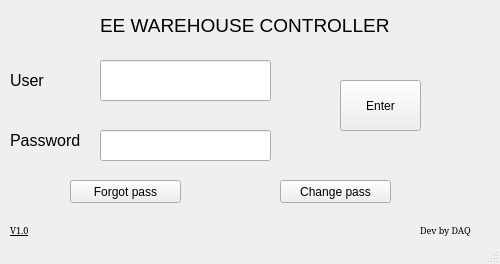
<?xml version="1.0" encoding="UTF-8"?>
<ui version="4.0">
 <class>User_input</class>
 <widget class="QMainWindow" name="User_input">
  <property name="geometry">
   <rect>
    <x>0</x>
    <y>0</y>
    <width>500</width>
    <height>264</height>
   </rect>
  </property>
  <property name="windowTitle">
   <string>UserAccess</string>
  </property>
  <property name="documentMode">
   <bool>false</bool>
  </property>
  <widget class="QWidget" name="centralwidget">
   <widget class="QLabel" name="Role_1">
    <property name="geometry">
     <rect>
      <x>10</x>
      <y>60</y>
      <width>91</width>
      <height>41</height>
     </rect>
    </property>
    <property name="font">
     <font>
      <pointsize>12</pointsize>
     </font>
    </property>
    <property name="text">
     <string>User</string>
    </property>
   </widget>
   <widget class="QLabel" name="label">
    <property name="geometry">
     <rect>
      <x>100</x>
      <y>10</y>
      <width>311</width>
      <height>31</height>
     </rect>
    </property>
    <property name="font">
     <font>
      <pointsize>14</pointsize>
     </font>
    </property>
    <property name="text">
     <string>EE WAREHOUSE CONTROLLER</string>
    </property>
   </widget>
   <widget class="QPushButton" name="Enter_page1">
    <property name="geometry">
     <rect>
      <x>340</x>
      <y>80</y>
      <width>81</width>
      <height>51</height>
     </rect>
    </property>
    <property name="text">
     <string>Enter</string>
    </property>
   </widget>
   <widget class="QLabel" name="Password">
    <property name="geometry">
     <rect>
      <x>10</x>
      <y>120</y>
      <width>101</width>
      <height>41</height>
     </rect>
    </property>
    <property name="font">
     <font>
      <pointsize>12</pointsize>
     </font>
    </property>
    <property name="text">
     <string>Password</string>
    </property>
   </widget>
   <widget class="QLineEdit" name="Password_input">
    <property name="geometry">
     <rect>
      <x>100</x>
      <y>130</y>
      <width>171</width>
      <height>31</height>
     </rect>
    </property>
    <property name="echoMode">
     <enum>QLineEdit::Password</enum>
    </property>
   </widget>
   <widget class="QPushButton" name="Enter_page1_forgotpass">
    <property name="geometry">
     <rect>
      <x>70</x>
      <y>180</y>
      <width>111</width>
      <height>23</height>
     </rect>
    </property>
    <property name="text">
     <string>Forgot pass</string>
    </property>
   </widget>
   <widget class="QPushButton" name="Enter_page1_changepass">
    <property name="geometry">
     <rect>
      <x>280</x>
      <y>180</y>
      <width>111</width>
      <height>23</height>
     </rect>
    </property>
    <property name="text">
     <string>Change pass</string>
    </property>
   </widget>
   <widget class="QLineEdit" name="lineEdit">
    <property name="geometry">
     <rect>
      <x>100</x>
      <y>60</y>
      <width>171</width>
      <height>41</height>
     </rect>
    </property>
   </widget>
   <widget class="QLabel" name="label_2">
    <property name="geometry">
     <rect>
      <x>420</x>
      <y>220</y>
      <width>81</width>
      <height>20</height>
     </rect>
    </property>
    <property name="font">
     <font>
      <family>SimSun</family>
      <pointsize>7</pointsize>
     </font>
    </property>
    <property name="text">
     <string>Dev by DAQ</string>
    </property>
   </widget>
   <widget class="QLabel" name="label_3">
    <property name="geometry">
     <rect>
      <x>10</x>
      <y>210</y>
      <width>47</width>
      <height>41</height>
     </rect>
    </property>
    <property name="font">
     <font>
      <family>SimSun</family>
      <pointsize>7</pointsize>
      <underline>true</underline>
     </font>
    </property>
    <property name="text">
     <string>V1.0</string>
    </property>
   </widget>
  </widget>
  <widget class="QStatusBar" name="statusbar"/>
 </widget>
 <resources/>
 <connections/>
</ui>
